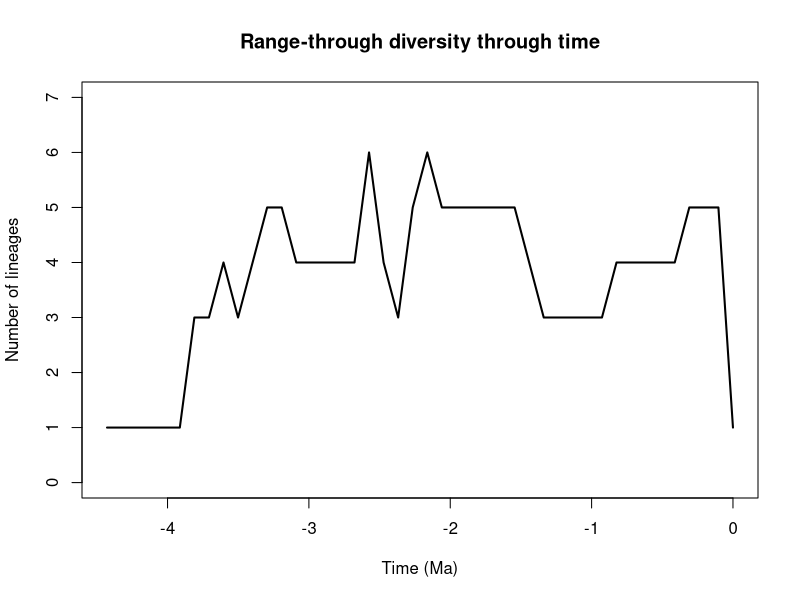

The R script that drew this image:

    setwd("/Users/lauravanholstein/Python_coding/PyRate/Revisions_divdep_Nov2023/Submission/Lumped_site/TPP")
    tbl = read.table(file = "wholeclade_ltt.txt",header = T)
    pdf(file='wholeclade_ltt.pdf',width=12, height=9)
    time = -tbl$time
    library(scales)
    plot(time,tbl$diversity, type="n",ylab= "Number of lineages", xlab="Time (Ma)", main="Range-through diversity through time", ylim=c(0,7),xlim=c(min(time),0))
    polygon(c(time, rev(time)), c(tbl$M_div, rev(tbl$m_div)), col = alpha("#504A4B",0.5), border = NA)
    lines(time,tbl$diversity, type="l",lwd = 2)
    n<-dev.off()
    
